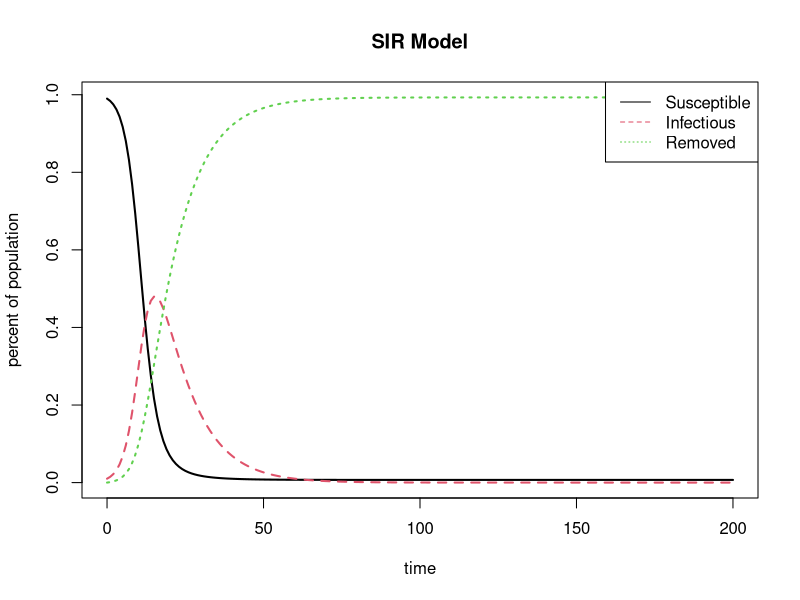

Generate this figure with R:
## Load in the DiffEq solver

library(deSolve)

# Clear the memory

rm(list=ls())

#	First, the parameters for our model:

#For SIR all parms will be 0 except for contact rate and recovery rate
pars <- c(	
		contact	= .5,  	# contact rate
		recov 	= .1,   # recovery rate
		ldeath  = .0,
		hdeath	= .0,
		vac		= .0,
		aq		= .0,
		birth	= .0,
		civ		=.00)	

#	Then, the initial values of each state variable:

init.values <- c(S =.99,A=0,V=0,I =.01, R = 0,C=.00,H=0,L=0)

#	The times we want to see

times <- seq(0, 200, by = 1)

#	Now we can define the differential equation model:
SAVIR <- function(time, y.values, parameters) {
	with(as.list(c(y.values, parameters)), {
				
				dS.dt =	birth*S-aq*S-vac*S-contact*I*S-ldeath*S
				dA.dt = aq*S-C*A-hdeath*A+birth
				dV.dt = vac*S-ldeath*V
				dI.dt = contact*I*S-recov*I
				dR.dt = recov*I-hdeath*R
				dC.dt = civ
				dH.dt = hdeath*(R+I+A)
				dL.dt = ldeath*(S+V)
				
				return(list(c(dS.dt,dA.dt,dV.dt, dI.dt, dR.dt,dC.dt,dH.dt,dL.dt)))
			})
}

#	Having defined everything, now we ask the program ode
#	to actually solve the system:

out <- as.data.frame(ode(func = SAVIR, y = init.values, 
				parms = pars, times = times))

#	And now we can make a nice plot of our results:
matplot(out$time, out[ ,c(2,5,6)], type = "l", xlab = "time", 
		ylab = "percent of population", main = "SIR Model", lwd = 2)

legend("topright", c("Susceptible", "Infectious", "Removed"),
		col = 1:3, lty = 1:3)

#matplot(out$time, out[ ,7:8], type = "l", xlab = "time", 
# ylab = "num", main = "Deaths", lwd = 2)

#legend("topright", c("High","Low"),
#		col = 1:2, lty = 1:2)

tail(out)
